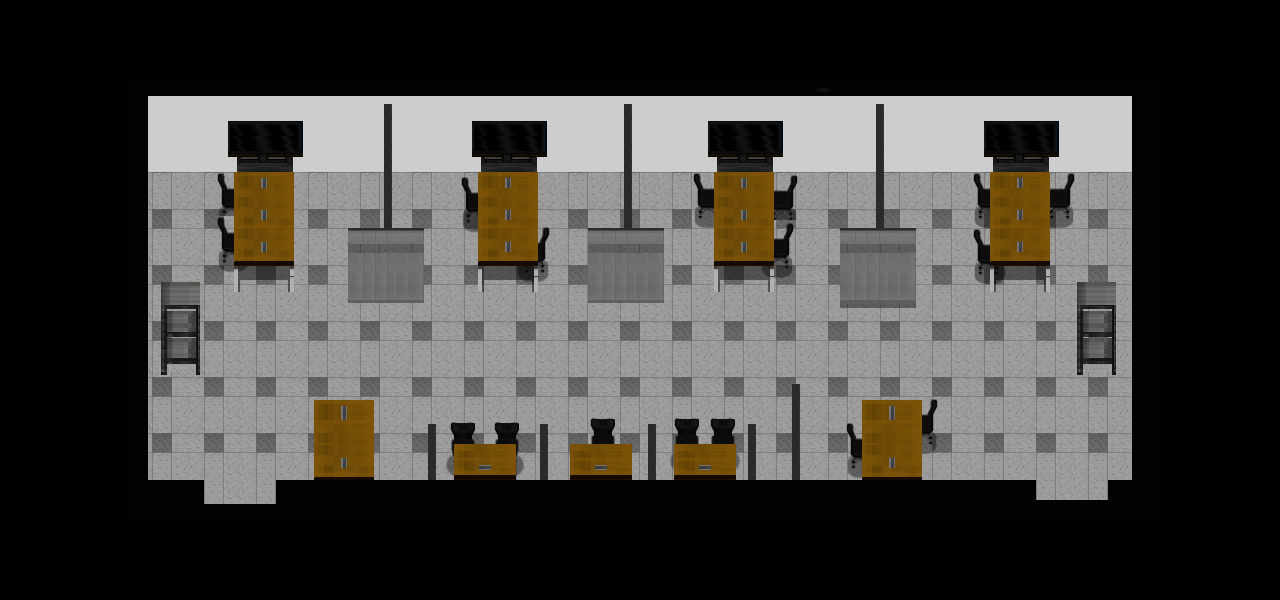

The image is a tile-based game level rendered from a .tmx file. Its description and source (layers, tilesets, objects; grid data summarised) follow:
An orthogonal 320x150 tile map with 4x4 px tiles, 4 tile layers (Ground, Wall, Furniture, black) and 32 objects.

<map version="1.10" tiledversion="1.10.1" orientation="orthogonal" renderorder="right-down" width="320" height="150" tilewidth="4" tileheight="4" infinite="0" nextlayerid="6" nextobjectid="93">
 <tileset firstgid="1" source="singong_alpha_asset.tsx" />
 <layer id="1" name="Ground" width="320" height="150">
  <data>[48000 cells, 26198 non-empty, 182 distinct tile ids]</data>
 </layer>
 <layer id="2" name="Wall" width="320" height="150">
  <data>[48000 cells, 8978 non-empty, 1024 distinct tile ids]</data>
 </layer>
 <layer id="3" name="Furniture" width="320" height="150">
  <data>[48000 cells, 5349 non-empty, 796 distinct tile ids]</data>
 </layer>
 <layer id="4" name="black" width="320" height="150">
  <data>[48000 cells, 24186 non-empty, 7 distinct tile ids]</data>
 </layer>
 <objectgroup id="5" name="nopass">
  <properties>
   <property name="unity:layer" value="NoPassing" />
  </properties>
  <object id="1" x="313.957" y="400.087" width="59.7935" height="79.913" />
  <object id="12" x="426.372" y="416" width="367.78" height="65.8182" />
  <object id="26" x="790.534" y="382.466" width="11.0909" height="97.625" />
  <object id="27" x="1077.09" y="282.182" width="54.8788" height="92.5455" />
  <object id="35" x="148.227" y="281.909" width="51.0455" height="92.5455" />
  <object id="36" x="862.091" y="400" width="59.9091" height="79.9091" />
  <object id="37" x="922.273" y="400" width="15.5455" height="44.1818" />
  <object id="38" x="846.455" y="423.273" width="15.7273" height="46.0909" />
  <object id="39" x="347.909" y="228" width="76.1818" height="75.0909" />
  <object id="44" x="587.576" y="227.455" width="76.1818" height="75.0909" />
  <object id="46" x="840.242" y="228.788" width="76.1818" height="75.0909" />
  <object id="47" x="381.273" y="104.182" width="13.6364" height="123.636" />
  <object id="48" x="621.136" y="104.182" width="13.25" height="123.091" />
  <object id="49" x="873.455" y="104.091" width="12.8409" height="124.409" />
  <object id="50" x="234" y="164.75" width="59.6364" height="101.068" />
  <object id="51" x="234" y="266" width="59" height="25.8182" />
  <object id="57" x="478.515" y="165.424" width="59.6364" height="128.818" />
  <object id="58" x="714.848" y="159.841" width="59.6364" height="132.068" />
  <object id="59" x="990.182" y="172.424" width="59.6364" height="115.818" />
  <object id="66" x="1050.18" y="172.546" width="25.0909" height="46.7273" />
  <object id="70" x="971.818" y="172.636" width="18.5454" height="108.727" />
  <object id="71" x="775.205" y="172.386" width="22.8409" height="104.727" />
  <object id="73" x="691.83" y="172.636" width="22.8409" height="46.7273" />
  <object id="74" x="538.943" y="225" width="11.5682" height="50.5455" />
  <object id="75" x="460.08" y="176.886" width="17.5909" height="46.7273" />
  <object id="76" x="216.398" y="172.454" width="17.3864" height="93.4546" />
  <object id="78" x="120.5" y="81.5" width="1038.67" height="92" />
  <object id="80" x="87.1667" y="172" width="64.5833" height="347" />
  <object id="82" x="1128.25" y="171" width="78.0833" height="309" />
  <object id="88" x="144.375" y="476.307" width="59.9432" height="84.1932" />
  <object id="90" x="276" y="476.182" width="760.932" height="85.4545" />
  <object id="92" x="1107.43" y="476.182" width="98.8864" height="84.8182" />
 </objectgroup>
</map>
